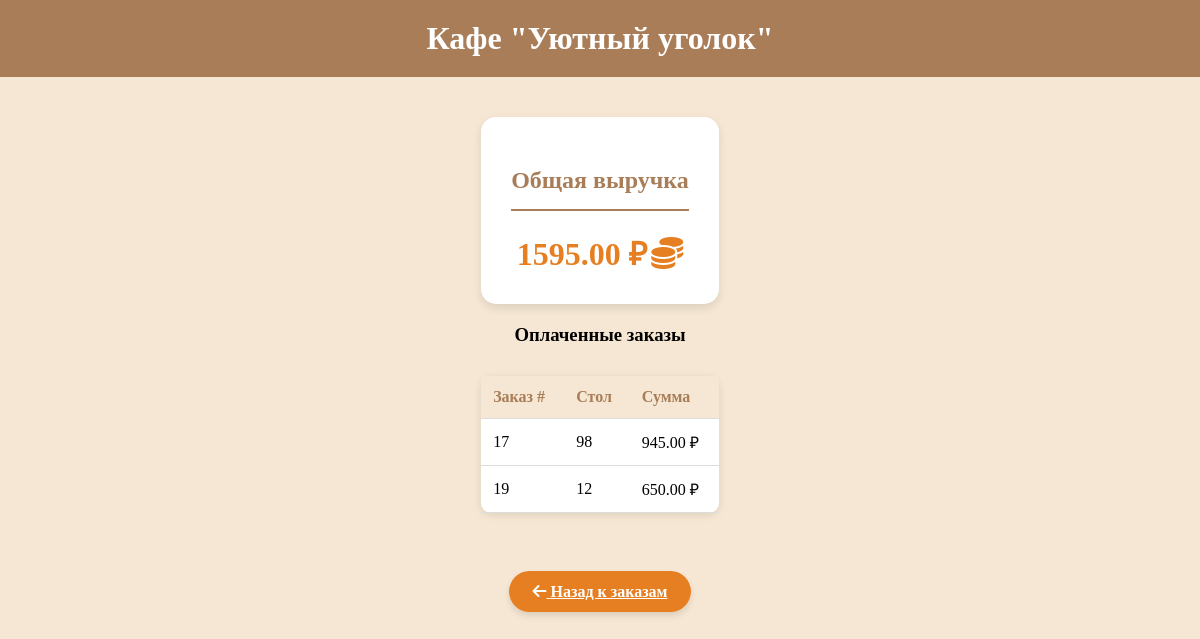
Page /revenue/ on the earlier database version.
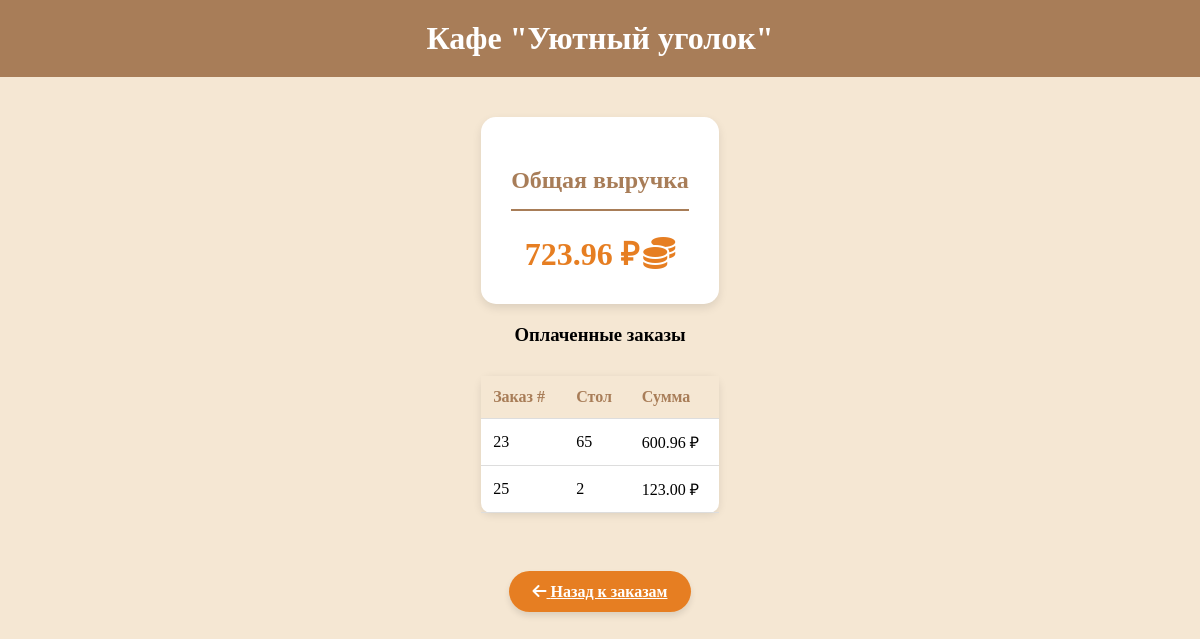
Same page on the later database version.
### orders/models.py (models this page shows, shortened)
class Order(models.Model):
    STATUS_CHOICES = [
        ('pending', 'В ожидании'),
        ('ready', 'Готово'),
        ('paid', 'Оплачено'),
    ]
    table_number = models.PositiveIntegerField(
        verbose_name="Номер стола"
    )
    items = models.JSONField(
        verbose_name="Список блюд",
        default=list,
    )
    total_price = models.DecimalField(
        max_digits=10,
        decimal_places=2,
        verbose_name="Общая стоимость",
        blank=True,
        null=True,
    )
    status = models.CharField(
        max_length=10,
        choices=STATUS_CHOICES,
        default='pending',
        verbose_name="Статус",
    )
    created_at = models.DateTimeField(
        auto_now_add=True,
        verbose_name="Дата создания",
    )

### orders/views.py (the view)
def revenue_report(request):
    paid_orders = Order.objects.filter(status='paid')
    total_revenue = sum(
        order.total_price or 0 for order in paid_orders
    )
    return render(
        request,
        'orders/revenue_report.html',
        {
            'total_revenue': total_revenue,
            'paid_orders': paid_orders,
        },
    )

### orders/templates/orders/revenue_report.html (shortened to what this page needs)
<!DOCTYPE html>
<html>
<head>
    {% load static %}
    <link rel="stylesheet" href="{% static 'orders/styles.css' %}">
    <link rel="stylesheet" href="https://cdnjs.cloudflare.com/ajax/libs/font-awesome/6.0.0/css/all.min.css">
</head>
<body>
    <header>Кафе "Уютный уголок"</header>
    <div class="revenue-container">
        <div class="revenue-total">
            <h2>Общая выручка</h2>
            <span>{{ total_revenue|floatformat:2 }} ₽</span>
            <i class="fas fa-coins fa-2x" style="color: #e67e22;"></i>
        </div>
        {% if paid_orders %}
            <h3>Оплаченные заказы</h3>
            <table class="revenue-table">
                <thead>
                    <tr>
                        <th>Заказ #</th>
                        <th>Стол</th>
                        <th>Сумма</th>
                    </tr>
                </thead>
                <tbody>
                    {% for order in paid_orders %}
                    <tr>
                        <td>{{ order.id }}</td>
                        <td>{{ order.table_number }}</td>
                        <td>{{ order.total_price }} ₽</td>
                    </tr>
                    {% empty %}
                    <tr>
                        <td colspan="3">Нет оплаченных заказов.</td>
                    </tr>
                    {% endfor %}
                </tbody>
            </table>
        {% else %}
            <p>Нет оплаченных заказов.</p>
        {% endif %}
        <div class="back-button">
            <a href="{% url 'order_list' %}" class="button">
                <i class="fas fa-arrow-left"></i> Назад к заказам
            </a>
        </div>
    </div>
</body>
</html>

### orders/static/orders/styles.css (style rules this page uses)
body { font-family: 'Cinzel', serif; background: #f5e7d3; margin: 0; padding: 0; min-height: 100vh; display: flex; flex-direction: column; }
body::before { content: ''; position: fixed; top: 0; left: 0; width: 100%; height: 100%; opacity: 0.1; z-index: -1; }
header { background: #a87d58; padding: 20px; text-align: center; color: white; font-size: 2em; font-weight: bold; }
button, a.button { background: #e67e22; color: white; border: none; padding: 12px 24px; border-radius: 25px; transition: all 0.3s ease; cursor: pointer; font-weight: bold; box-shadow: 0 4px 6px rgba(0, 0, 0, 0.1); }
.revenue-container { padding: 20px; max-width: 800px; margin: 0 auto; text-align: center; }
.revenue-total { background: white; padding: 30px; border-radius: 15px; box-shadow: 0 4px 10px rgba(0, 0, 0, 0.1); margin: 20px 0; transition: transform 0.2s ease; }
.revenue-total h2 { color: #a87d58; border-bottom: 2px solid #a87d58; padding-bottom: 15px; }
.revenue-total span { font-size: 2em; color: #e67e22; font-weight: bold; }
.revenue-table { width: 100%; border-collapse: collapse; margin: 30px 0; background: white; padding: 20px; border-radius: 10px; box-shadow: 0 2px 8px rgba(0, 0, 0, 0.1); }
.revenue-table th, .revenue-table td { padding: 12px; text-align: left; border-bottom: 1px solid #ddd; }
.revenue-table th { background: #f5e7d3; color: #a87d58; }
.back-button { display: inline-block; margin-top: 40px; text-align: center; }

Differences in the rows shown:
removed Order: id "17", table_number "98", total_price "945.00"
removed Order: id "19", table_number "12", total_price "650.00"
now on this page (row edited): Order: id "23", table_number "65", total_price "600.96"
added Order: id "25", table_number "2", total_price "123.00"
Other differences:
{{ total_revenue|floatformat:2 }}: "1595.00" → "723.96"
